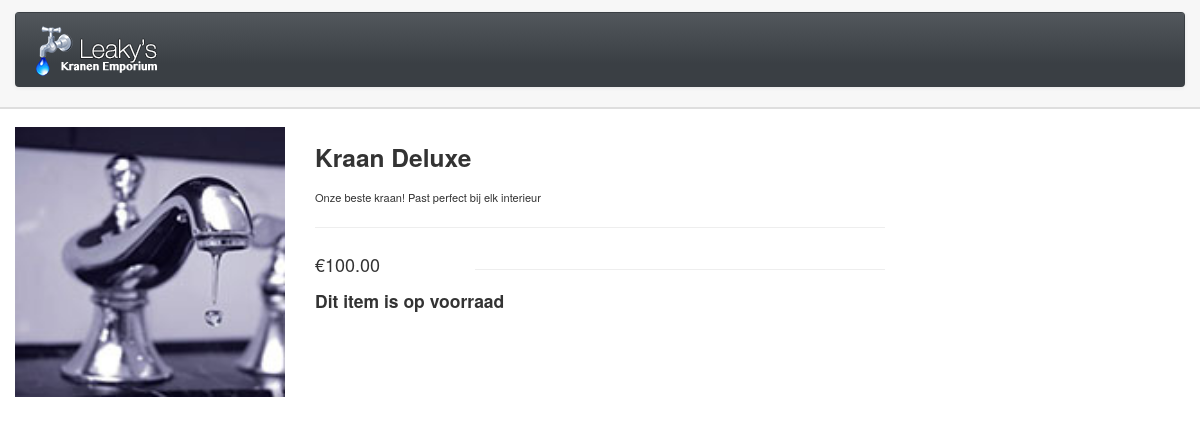
The app's page /webshop/product_detail.php?id=0 with its own data.
### tables this page shows
CREATE TABLE `producten` (
  `id` int(11) NOT NULL,
  `naam` varchar(255) NOT NULL,
  `prijs` decimal(10,2) NOT NULL,
  `beschrijving` text NOT NULL,
  `afbeelding` varchar(255) NOT NULL,
  PRIMARY KEY (`id`)
);

### webshop/product_detail.php (the view, shortened to what this page needs)
<!DOCTYPE html>
<html lang="en">
  <head>
    <link id="callCss" rel="stylesheet" href="/themes/bootshop/bootstrap.min.css" media="screen"/>
    <link href="/themes/css/base.css" rel="stylesheet" media="screen"/>
	<link href="/themes/css/bootstrap-responsive.min.css" rel="stylesheet"/>
	<link href="/themes/css/font-awesome.css" rel="stylesheet" type="text/css">
  </head>
<body>
<div id="header">
<div class="container">
<div id="welcomeLine" class="row">
</div>
<div id="logoArea" class="navbar">
  <div class="navbar-inner">
    <a class="brand" href="/webshop"><img src="/themes/images/logo.png" alt="Leaky's Kranen Emporium"/></a>
  </div>
</div>
</div>
</div>
<div id="mainBody">
	<div class="container">
	<div class="row">
	<div class="span12">
<?php
$query = 'SELECT naam, afbeelding, beschrijving, prijs FROM producten WHERE id = ' . mysql_real_escape_string($_GET['id']);
$result = mysql_query($query)
  or die('<div class="alert alert-danger">Query error: <pre>' . mysql_error() . '</pre>Query: <code>' . $query . '</code> </div>');
$row = mysql_fetch_array($result);
?>
<div class="row">
		<div id="gallery" class="span3">
		 <img src="/themes/images/products/<?php echo $row['afbeelding'] ?>" style="width:100%"/>
        </div>
		<div class="span6">
			<h3><?php echo $row['naam'] ?></h3>
			<small><?php echo $row['beschrijving'] ?></small>
			<hr class="soft"/>
			<form class="form-horizontal qtyFrm">
			  <div class="control-group">
				<label class="control-label"><span>&euro;<?php echo $row['prijs'] ?></span></label>
			</form>
			<hr class="soft"/>
			<h4>Dit item is op voorraad</h4>
		</div>
</div>
</div>
</div>
</body>
</html>

### records on screen
producten: afbeelding (picture), naam "Kraan Deluxe", beschrijving "Onze beste kraan! Past perfect bij elk interieur", prijs "100.00"
